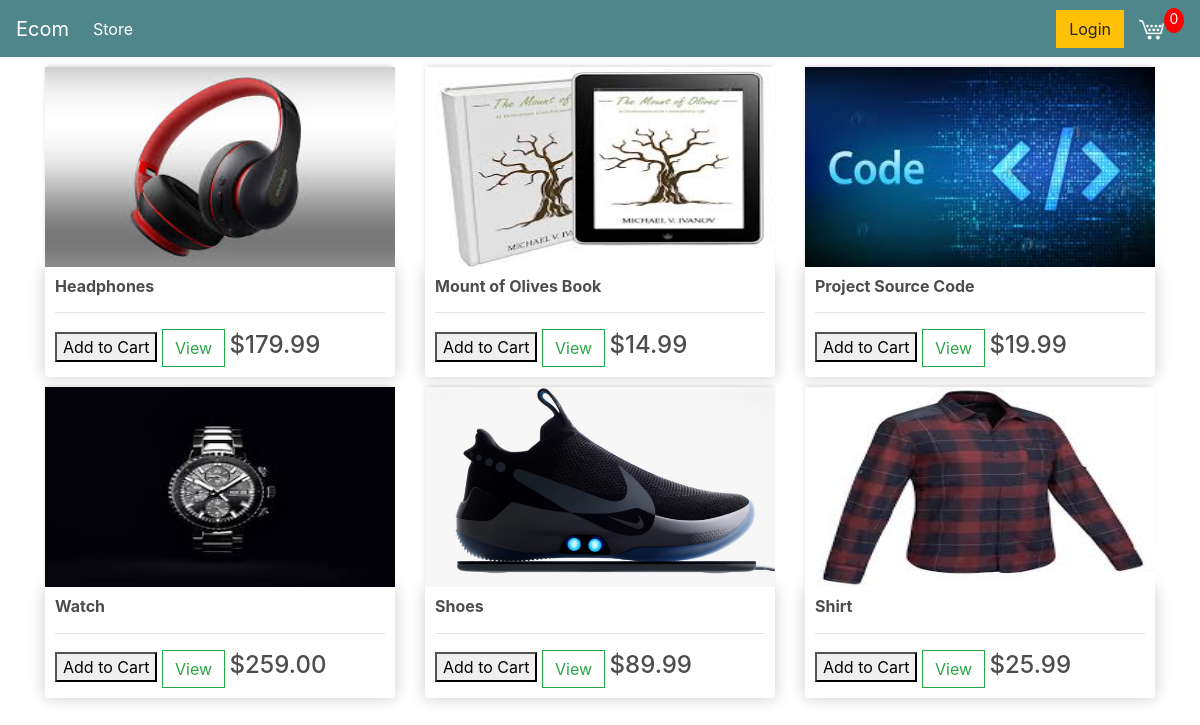
The page / on the database its author committed.
### store/models.py (models this page shows)
class Product(models.Model):
    name = models.CharField(max_length=200)
    price = models.FloatField()
    digital = models.BooleanField(default=False, null=True, blank=False)
    image = models.ImageField(null=True, blank=True)
    def __str__(self):
        return self.name
    @property
    def imageURL(self):
        try:
            url = self.image.url
        except:
            url = ''
        return url

### store/views.py (the view)
# urls.py: path('', views.store, name='store'),
def store(request):
    produts = Product.objects.all()
    context = {'products': produts}
    return render(request, 'store/store.html', context)

### store/templates/store/store.html
{% extends 'store/base.html' %} {% load static %} {% block content %}
<div class="row">
    {% for product in products %}
    <div class="col-lg-4">
        <img class="thumbnail" src="{{ product.imageURL }}" alt="">
        <div class="box-element product">
            <h6><strong>{{ product }}</strong></h6>
            <hr>
            <button data-product={{ product.id }} data-action='add' lass="btn btn-outline-secondary add-btn update-cart ">Add to Cart</button>
            <a class="btn btn-outline-success " href="# ">View</a>
            <h4 style="display: inline-block; ">${{ product.price|floatformat:2}}</h4>
        </div>
    </div>
    {% endfor %}
</div>
{% endblock content %}

### store/templates/store/base.html (shortened to what this page needs)
<!DOCTYPE html>
{% load static %}
<html lang="en">
<head>
    <link rel="stylesheet" href="https://stackpath.bootstrapcdn.com/bootstrap/4.5.2/css/bootstrap.min.css">
    <link rel="stylesheet" href="{% static 'store/css/main.css' %}">
</head>
<body>
    <nav class="navbar navbar-expand-lg navbar-dark bg-dark">
        <a class="navbar-brand" href="{% url 'store' %}">Ecom</a>
        <div class="collapse navbar-collapse" id="navbarSupportedContent">
            <ul class="navbar-nav mr-auto">
                <li class="nav-item active">
                    <a class="nav-link" href="{% url 'store' %}">Store <span class="sr-only">(current)</span></a>
                </li>
            </ul>
            <div class="form-inline my-2 my-lg-0">
                <a href="#" class="btn btn-warning">Login</a>
                <a href="{% url 'cart' %}">
                    <img id="cart-icon" src="{% static 'store/images/cart.png' %}">
                </a>
                <p id="cart-total">0</p>
            </div>
        </div>
    </nav>
    <div class="container">
        {% block content %} {% endblock content %}
    </div>
</body>
</html>

### store/static/store/css/main.css (style rules this page uses)
h1,h2,h3,h4,h5,h6 { color:hsl(0, 0%, 30%); }
.box-element { box-shadow:hsl(0, 0%, 80%) 0 0 16px; background-color: #fff; border-radius: 4px; padding: 10px; }
.thumbnail { width: 100%; height: 200px; -webkit-box-shadow: -1px -3px 5px -2px rgba(214,214,214,1); -moz-box-shadow: -1px -3px 5px -2px rgba(214,214,214,1); box-shadow: -1px -3px 5px -2px rgba(214,214,214,1); }
.product { border-radius: 0 0 4px 4px; }
.bg-dark { background-color: #4f868c!important; }
#cart-icon { width:25px; display: inline-block; margin-left: 15px; }
#cart-total { display: block; text-align: center; color:#fff; background-color: red; width: 20px; height: 25px; border-radius: 50%; font-size: 14px; }
.col-lg-4, .col-lg-6, .col-lg-8, .col-lg-12 { margin-top: 10px; }
.btn { border-radius: 0; }

### rows shown on the page
Product: imageURL (picture), name "Headphones", price "179.99"
Product: imageURL (picture), name "Mount of Olives Book", price "14.99"
Product: imageURL (picture), name "Project Source Code", price "19.99"
Product: imageURL (picture), name "Watch", price "259.00"
Product: imageURL (picture), name "Shoes", price "89.99"
Product: imageURL (picture), name "Shirt", price "25.99"
